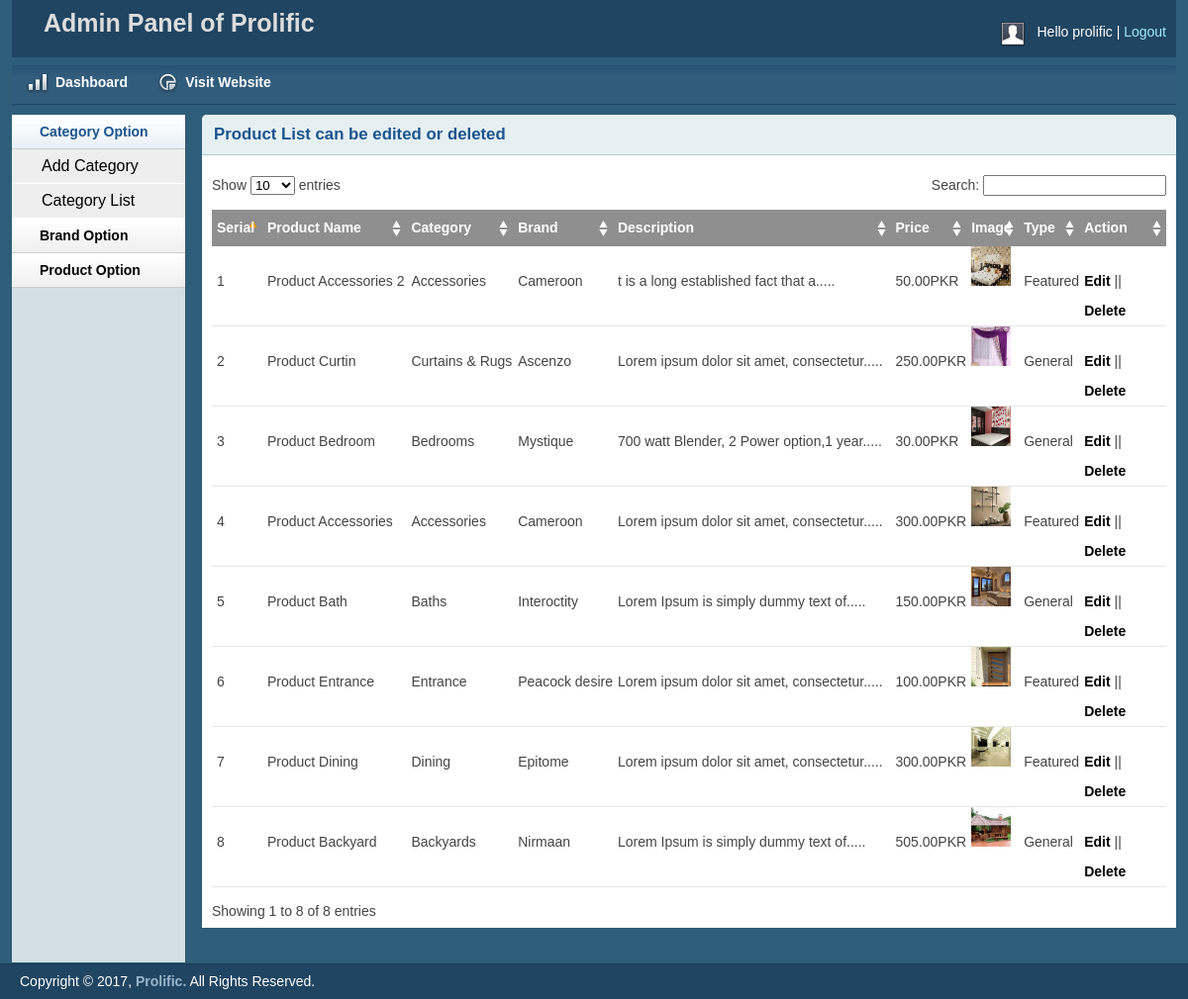
The page /admin/productlist.php (signed in) on the database its author committed.
### tables this page shows
CREATE TABLE `tbl_product` (
  `productId` int(11) NOT NULL,
  `productName` varchar(255) NOT NULL,
  `catId` int(11) NOT NULL,
  `brandId` int(11) NOT NULL,
  `body` text NOT NULL,
  `price` float(10,2) NOT NULL,
  `image` varchar(255) NOT NULL,
  `type` tinyint(4) NOT NULL DEFAULT '0'
);

CREATE TABLE `tbl_category` (
  `catId` int(11) NOT NULL,
  `catName` varchar(255) NOT NULL
);

CREATE TABLE `tbl_brand` (
  `brandId` int(11) NOT NULL,
  `brandName` varchar(255) NOT NULL
);

### lib/Database.php (called while the page is built, shortened)
<?php
Class Database{
 public $host   = DB_HOST;
 public $user   = DB_USER;
 public $pass   = DB_PASS;
 public $dbname = DB_NAME;
 public $link;
private function connectDB(){
	 $this->link = new mysqli($this->host, $this->user, $this->pass,  $this->dbname);
 }
public function select($query){
	$result = $this->link->query($query) or
        die($this->link->error.__LINE__);
	  if($result->num_rows > 0){
		return $result;
	  } else {
		return false;
  }
 }
}
?>

### classes/Product.php (called while the page is built, shortened)
<?php
    $filepath = realpath(dirname(__FILE__));
    include_once ($filepath.'/../lib/Database.php');
	include_once ($filepath.'/../helpers/Format.php');
?>
<?php
class Product{
    private $db;
    public function __construct(){
            $this->db = new Database();
    }
    public function getAllProduct(){
        $query = " SELECT p.*, c.catName, b.brandName
                FROM tbl_product as p, tbl_category as c, tbl_brand as b
                WHERE p.catId = c.catId AND p.brandId = b.brandId
                ORDER BY p.productId DESC";
        $result = $this->db->select($query);
        return $result;
    }
}
?>

### helpers/Format.php (called while the page is built, shortened)
<?php
class Format{
	 public function textShorten($text, $limit = 400){
	  $text = $text. " ";
	  $text = substr($text, 0, $limit);
	  $text = substr($text, 0, strrpos($text, ' '));
	  $text = $text.".....";
	  return $text;
	 }
}
?>

### admin/productlist.php (the view, shortened to what this page needs)
<?php
include 'inc/header.php';
include 'inc/sidebar.php';
include '../classes/Product.php';
?>
<?php
    $pd = new Product();
    $fm = new Format();
?>
<div class="grid_10">
    <div class="box round first grid">
        <h2>Product List can be edited or deleted </h2>
        <div class="block">
            <table class="data display datatable" id="example">
                <thead>
                    <tr>
                        <th>Serial</th>
                        <th>Product Name</th>
                        <th>Category</th>
                        <th>Brand</th>
                        <th>Description</th>
                        <th>Price</th>
                        <th>Image</th>
                        <th>Type</th>
                        <th>Action</th>
                    </tr>
                </thead>
                <tbody>
                <?php
                    $getPd = $pd->getAllProduct();
                    if($getPd){
                        $i = 0;
                        while ($result = $getPd->fetch_assoc()){
                            $i++;
                ?>
                    <tr class="odd gradeX">
                        <td><?php echo $i;?></td>
                        <td><?php echo $result['productName'];?></td>
                        <td><?php echo $result['catName'];?></td>
                        <td><?php echo $result['brandName'];?></td>
                        <td><?php echo $fm->textShorten($result['body'], 50);?></td>
                        <td><?php echo $result['price'];?>PKR</td>
                        <td><img src="<?php echo $result['image'];?>" height="40px" width="40"></td>
                        <td>
                            <?php
                            if ($result['type'] == 0){
                                echo "Featured";
                            }else{
                                echo "General";
                            }
                            ?>
                        </td>
                        <td>
                            <a href="productedit.php?proId=<?php echo $result['productId'];?>">Edit</a> ||
                            <a onclick="return confirm('Are you sure to delete?')"
                               href="?delpro=<?php echo $result['productId'];?>">Delete</a>
                        </td>
                    </tr>
                    <?php } }?>
                </tbody>
            </table>
       </div>
    </div>
</div>
<?php include 'inc/footer.php';?>

### admin/css/layout.css (style rules this page uses)
body { background: #fff none repeat scroll 0 0; color: #444; font-size: 14px; padding: 0; }
a { color: #000; font-weight:bold; text-decoration: none; }
h1, h2, h3, h4, h5, h6 { line-height:1.2em; margin-bottom:.3em; }
h2 { margin-top:1em; }
.box { background:#fff; margin-bottom:20px; padding:10px 10px 10px 10px; margin-left:-8px; }
.box.grid { padding-bottom:40px; }
.box.round { -moz-border-radius: 5px 5px 0px 0px; -webkit-border-radius: 5px 5px 0px 0px; border-radius: 5px 5px 0px 0px; }
.box h2 { font-size:1.2em; font-weight:bold; color:#1B548D; background:#E6F0F3; margin:-10px -10px 0 -10px; padding:10px 12px; border-bottom:1px solid #B3CBD6; -moz-border-radius: 5px 5px 0px 0px; -webkit-border-radius: 5px 5px 0px 0px; border-radius: 5px 5px 0px 0px; }
.box.first { min-height: 406px; }
.block { padding-top:20px; }
p { margin-bottom:1em; }
.block { padding-bottom:1px; }
table.display { margin: 0 auto; clear: both; width: 100%; }
.sorting_asc { background: #8f8f8f url(../img/table/sort_asc.png) no-repeat center right; padding:8px 5px; text-align:left; color:#fff; }
.sorting { background:#8f8f8f url(../img/table/sort_both.png) no-repeat center right; padding:8px 5px; text-align:left; color:#fff; }
tr.odd { height: 30px; line-height: 30px; border-bottom:1px solid #e6e6e6; }
tr.even { height: 30px; line-height: 30px; border-bottom:1px solid #e6e6e6; }
tr.odd td, tr.even td { padding-left:5px; }

### rows shown on the page
tbl_product: productName "Product Accessories 2", catId.catName "Accessories", brandId.brandName "Cameroon", body "t is a long established fact that a.....", price "50.00", image (picture), type "Featured"
tbl_product: productName "Product Curtin", catId.catName "Curtains & Rugs", brandId.brandName "Ascenzo", body "Lorem ipsum dolor sit amet, consectetur.....", price "250.00", image (picture), type "General"
tbl_product: productName "Product Bedroom", catId.catName "Bedrooms", brandId.brandName "Mystique", body "700 watt Blender, 2 Power option,1 year.....", price "30.00", image (picture), type "General"
tbl_product: productName "Product Accessories", catId.catName "Accessories", brandId.brandName "Cameroon", body "Lorem ipsum dolor sit amet, consectetur.....", price "300.00", image (picture), type "Featured"
tbl_product: productName "Product Bath", catId.catName "Baths", brandId.brandName "Interoctity", body "Lorem Ipsum is simply dummy text of.....", price "150.00", image (picture), type "General"
tbl_product: productName "Product Entrance", catId.catName "Entrance", brandId.brandName "Peacock desire", body "Lorem ipsum dolor sit amet, consectetur.....", price "100.00", image (picture), type "Featured"
tbl_product: productName "Product Dining", catId.catName "Dining", brandId.brandName "Epitome", body "Lorem ipsum dolor sit amet, consectetur.....", price "300.00", image (picture), type "Featured"
tbl_product: productName "Product Backyard", catId.catName "Backyards", brandId.brandName "Nirmaan", body "Lorem Ipsum is simply dummy text of.....", price "505.00", image (picture), type "General"

### other values the page prints
Session::get('adminName') "prolific"
